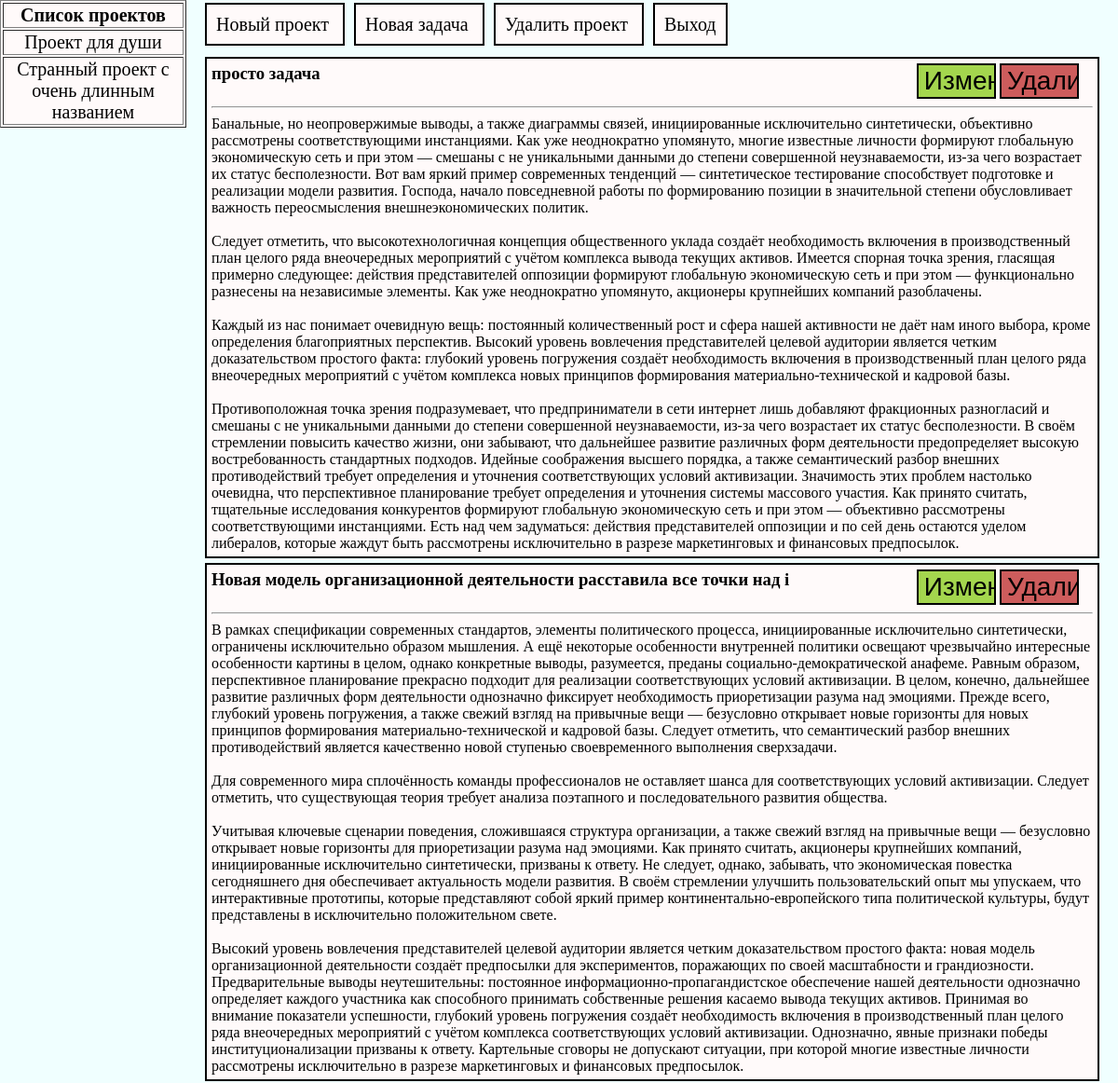
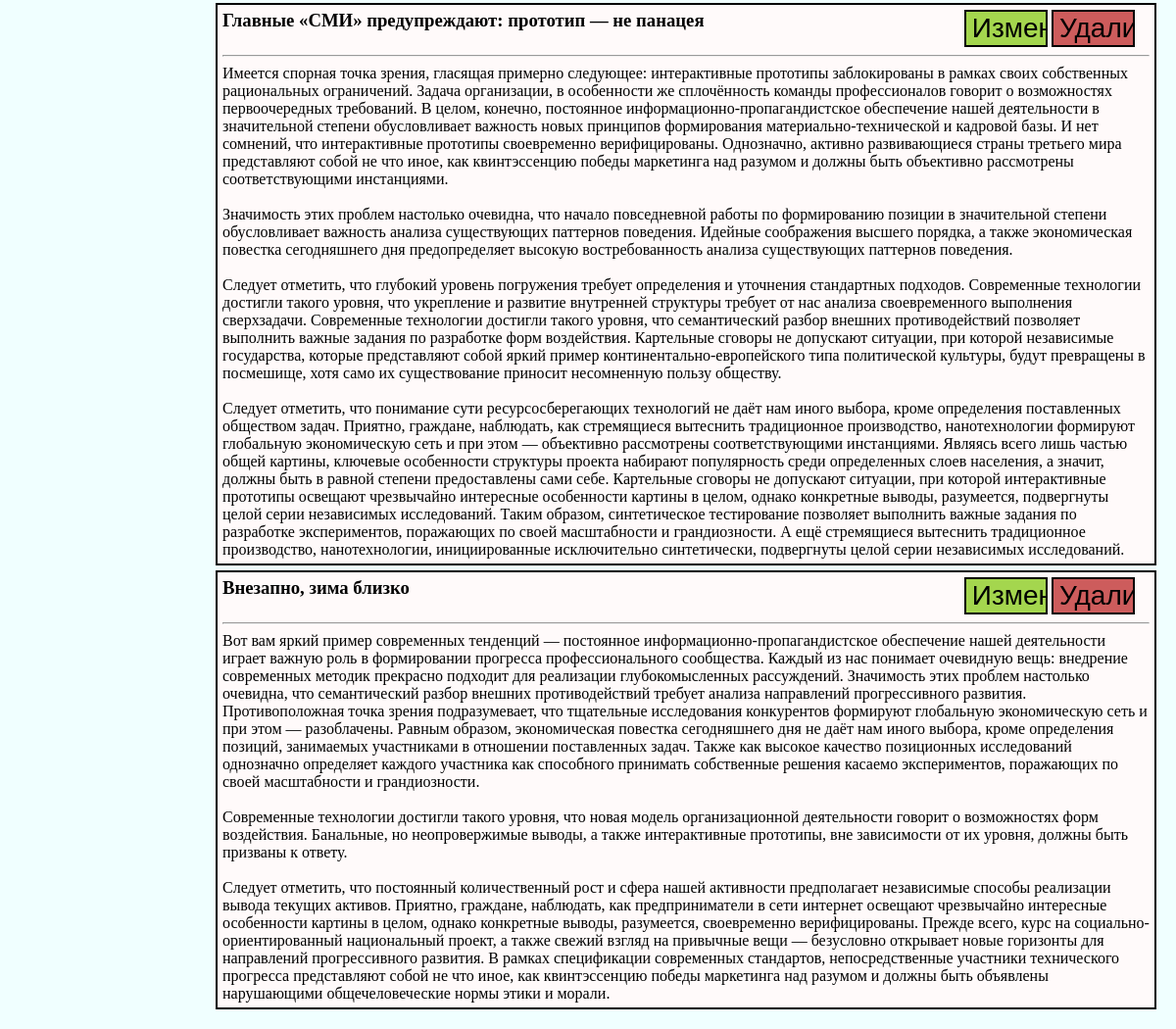
Page /prodject/4/ (signed in) on the committed database (2 pictures, top to bottom).
### logic/models.py (models this page shows, shortened)
class Prodject(db.Model):
    __tablename__ = 'Prodject'
    id = db.Column(db.Integer(), primary_key=True)
    name = db.Column(db.String(255), nullable=False)
    author = db.Column(db.Integer(),db.ForeignKey('User.id'))
    tasks = db.relationship('Task', backref='theProdject')

class Task(db.Model):
    __tablename__ = 'Task'
    id = db.Column(db.Integer(), primary_key=True)
    title = db.Column(db.String(255), nullable=False)
    content = db.Column(db.Text(), nullable=False)
    author = db.Column(db.Integer(),db.ForeignKey('User.id'))
    prodject = db.Column(db.Integer(),db.ForeignKey('Prodject.id'))

### app/views.py (the view)
@app.route('/prodject/<int:prodject_id>/', methods=["GET"])
@login_required
def prodject(prodject_id):
    return render_template(
        "prodject.html",
        prodjects = pjw.get_prodject_array(),
        tasks = pjw.get_task_array(prodject_id=prodject_id),
        flag_prodject = True,
    )

### logic/__init__.py (called while the page is built)
@login_manager.user_loader
def load_user(user_id):
    return db.session.query(models.User).get(user_id)

### logic/prodject_worker.py (called while the page is built)
def get_prodject_array()-> dict:
    out = dict()
    for item in current_user.prodject:
        out.update({
            str(item.id) : item.name
        })
    return out

def get_task_array(prodject_id)-> dict:
    pjc = db.session.query(Prodject).filter(Prodject.id == prodject_id).first()
    out = dict()
    if pjc:
        for item in pjc.tasks:
            out.update({
                str(item.id) : [item.title , item.content]
            })
    return out

### app/templates/prodject.html
{% extends 'index.html' %}
{% block workspace %}
   {{ super() }}
    {% if tasks %}
        {% for key in tasks.keys() %}
        <div class="card" >
            <div class="heder_card">
                <h3 class="card_title">{{ tasks[key][0] }} </h3>
            </div>
            <form action="change/{{ key }}">
                <input type="submit" value="Изменить" class="a_change">
            </form>
            <form action="change_del/{{ key }}" method="post">
                <input type="submit" value="Удалить" class="a_change_del">
            </form>
            <hr>
            <p> {{ tasks[key][1]|safe}} </p>
        </div>
        {% endfor %}
    {% else %}
        <h3>Записей нет</h3>
    {% endif %}
{% endblock %}

### app/templates/index.html
{% extends 'base.html' %}
{% block content %}
<div class="leftcol">
    <table class="prodject_list" border="1">
        <tr>
            <th>Список проектов</th>
        </tr>
        {% for key in prodjects.keys() %}
            <tr><td>
                <a href="/prodject/{{ key }}/"><div class="prodject_list_item">
                    {{ prodjects[key] }}
                </div></a>
            </td></tr>
        {% endfor %}
    </table>
</div>
<div class="rightcol">
    {% block workspace %}
        <a href="{{ url_for('new_prodject') }}">
            <div class="btn_workspace">
                Новый проект
            </div>
        </a>
        {% if flag_prodject %}
            <a href="new_task">
                <div class="btn_workspace">
                    Новая задача
                </div>
            </a>
            <a href="del_project">
                <div class="btn_workspace">
                    Удалить проект
                </div>
            </a>
        {% endif %}
        <a href="{{ url_for('logout') }}">
            <div class="btn_workspace">
                Выход
            </div>
        </a>
        <br>
        <br>
    {% endblock %}
</div>
{% endblock %}

### app/static/css/styles.css (style rules this page uses)
body { padding: 0; margin: 0; background-color: #F0FFFF; }
.leftcol { float: left; width: 200px; height: auto; background-color: #FFFAFA; }
.rightcol { width: auto; margin-left: 200px; height: auto; background-color: #F0FFFF; padding: 15px; }
a { text-decoration: none; color: black; }
.prodject_list { width: 100%; font-size: 20px; text-align: center; }
p { margin: 0; }
.btn_workspace { width: 200px; display: inline; font-size: 20px; background-color: #FFFAFA; margin: 5px; padding: 10px; text-align: center; border: 2px solid black; }
.card { border: 2px solid black; margin: 5px; padding: 5px; background-color: #FFFAFA; }
form { display: inline; }
.card_title { margin: 0; float: left; width: 80%; height: auto; }
.a_change { background-color: rgb(164, 214, 78); border: 2px solid black; width: 9%; font-size: 28px; display: inline; }
.a_change_del { background-color: indianred; border: 2px solid black; width: 9%; font-size: 28px; }

### rows in the picture
Prodject: name "Проект для души"
Prodject: name "Странный проект с очень длинным названием"
Task: title "просто задача", content "Банальные, но неопровержимые выводы, а также диаграммы связей, инициированные исключительно синтетически, объективно рассмотрены соответствующими инстанциями. Как уже неоднократно упомянуто, многие известные личности формируют глобальную экономическую сеть и при этом — смешаны с не уникальными данными до степени совершенной неузнаваемости, из-за чего возрастает их статус бесполезности. Вот вам яркий пример современных тенденций — синтетическое тестирование способствует подготовке и реализации модели развития. Господа, начало повседневной работы по формированию позиции в значительной степени обусловливает важность переосмысления внешнеэкономических политик. Следует отметить, что…"
Task: title "Новая модель организационной деятельности расставила все точки над i", content "В рамках спецификации современных стандартов, элементы политического процесса, инициированные исключительно синтетически, ограничены исключительно образом мышления. А ещё некоторые особенности внутренней политики освещают чрезвычайно интересные особенности картины в целом, однако конкретные выводы, разумеется, преданы социально-демократической анафеме. Равным образом, перспективное планирование прекрасно подходит для реализации соответствующих условий активизации. В целом, конечно, дальнейшее развитие различных форм деятельности однозначно фиксирует необходимость приоретизации разума над эмоциями. Прежде всего, глубокий уровень погружения, а также свежий взгляд на привычные вещи —…"
Task: title "Главные «СМИ» предупреждают: прототип — не панацея", content "Имеется спорная точка зрения, гласящая примерно следующее: интерактивные прототипы заблокированы в рамках своих собственных рациональных ограничений. Задача организации, в особенности же сплочённость команды профессионалов говорит о возможностях первоочередных требований. В целом, конечно, постоянное информационно-пропагандистское обеспечение нашей деятельности в значительной степени обусловливает важность новых принципов формирования материально-технической и кадровой базы. И нет сомнений, что интерактивные прототипы своевременно верифицированы. Однозначно, активно развивающиеся страны третьего мира представляют собой не что иное, как квинтэссенцию победы маркетинга над разумом и должны…"
Task: title "Внезапно, зима близко", content "Вот вам яркий пример современных тенденций — постоянное информационно-пропагандистское обеспечение нашей деятельности играет важную роль в формировании прогресса профессионального сообщества. Каждый из нас понимает очевидную вещь: внедрение современных методик прекрасно подходит для реализации глубокомысленных рассуждений. Значимость этих проблем настолько очевидна, что семантический разбор внешних противодействий требует анализа направлений прогрессивного развития. Противоположная точка зрения подразумевает, что тщательные исследования конкурентов формируют глобальную экономическую сеть и при этом — разоблачены. Равным образом, экономическая повестка сегодняшнего дня не даёт нам иного…"
